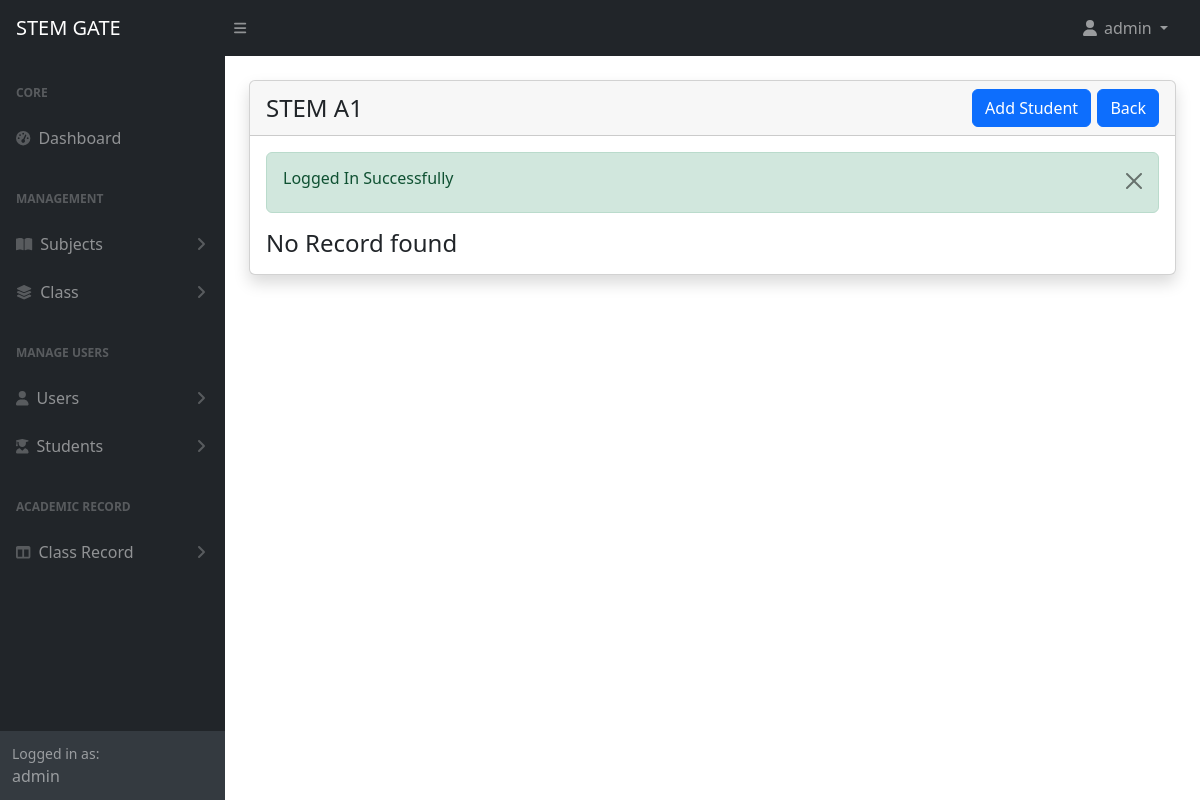
The app's page /admin/grades.php?id=21&name=STEM+A1 (signed in), older data.
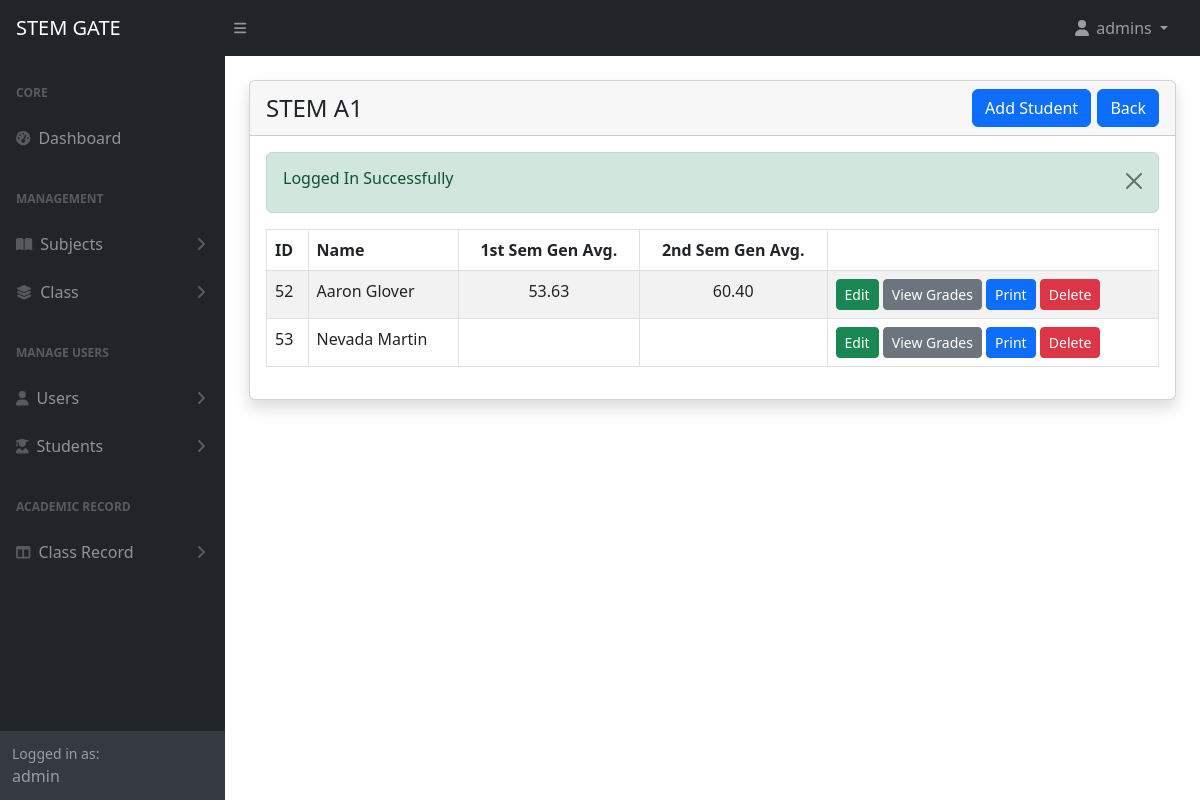
The same page, newer data.
### tables this page shows
CREATE TABLE `grades` (
  `id` int(11) NOT NULL,
  `student_id` int(11) NOT NULL,
  `record_id` int(11) NOT NULL,
  `grades` longtext NOT NULL CHECK (json_valid(`grades`)),
  `gen_avg_first` varchar(191) DEFAULT NULL,
  `gen_avg_second` varchar(191) DEFAULT NULL,
  `created_at` date NOT NULL DEFAULT current_timestamp()
);

CREATE TABLE `students` (
  `id` int(11) NOT NULL,
  `name` varchar(191) NOT NULL,
  `age` varchar(191) DEFAULT NULL,
  `gender` varchar(50) DEFAULT NULL,
  `lrn` varchar(191) DEFAULT NULL,
  `created_at` date NOT NULL DEFAULT current_timestamp()
);

### admin/grades.php (the view, shortened to what this page needs)
<?php include('includes/header.php') ?>
<div class="container-fluid px-4">
    <div class="card mt-4 shadow">
        <div class="card-header">
            <?php if (isset($_GET['name']) && isset($_GET['id'])) : ?>
                <h4 class="mb-0 d-flex justify-content-between align-items-center">
                    <?= htmlspecialchars($_GET['name']) ?>
                    <div>
                        <a href="grades-create.php?id=<?= $_GET['id'] ?>&name=<?= urlencode($_GET['name']) ?>" class="btn btn-primary">Add Student</a>
                        <a href="class-record.php" class="btn btn-primary mr-2">Back</a>
                    </div>
                </h4>
            <?php endif; ?>
        </div>
        <div class="card-body">
            <?php alertMessage(); ?>
            <?php
            $parmValue = checkParamId('id');
            $current_url = urlencode($_SERVER['REQUEST_URI']);
            $subjects = getGrades('grades', $parmValue);
            if (mysqli_num_rows($subjects) > 0) {
            ?>
                <div class="table-responsive">
                    <table class="table table-striped table-bordered" id="subjects_table">
                        <thead>
                            <tr>
                                <th>ID</th>
                                <th>Name</th>
                                <th class="text-center">1st Sem Gen Avg.</th>
                                <th class="text-center">2nd Sem Gen Avg.</th>
                                <th></th>
                            </tr>
                        </thead>
                        <tbody>
                            <?php foreach ($subjects as  $item) : ?>
                                <tr>
                                    <td><?= $item['id'] ?></td>
                                    <td><?= getName('students', $item['student_id']) ?></td>
                                    <td class="text-center"><?= $item['gen_avg_first'] ?></td>
                                    <td class="text-center"><?= $item['gen_avg_second'] ?></td>
                                    <td>
                                        <a href="grades-edit.php?id=<?= $item['id']; ?>&class-id=<?= urlencode($_GET['id']) ?>&name=<?= urlencode($_GET['name']) ?>" class="btn btn-success btn-sm">Edit</a>
                                        <a href="grades-view.php?id=<?= $item['id']; ?>" class="btn btn-secondary btn-sm" target="_blank">View Grades</a>
                                        <a href="grades-print.php?id=<?= $item['id']; ?>" class="btn btn-primary btn-sm">Print</a>
                                        <a href="grades-delete.php?id=<?= $item['id']; ?>&return_url=<?= $current_url; ?>" class="btn btn-danger btn-sm" onclick="return confirm('Are you sure you want to delete this data?')">Delete</a>
                                    </td>
                                </tr>
                            <?php endforeach; ?>
                        </tbody>
                    </table>
                </div>
            <?php
            } else {
            ?>
                <h4 class="mb-0">No Record found</h4>
            <?php
            }
            ?>
        </div>
    </div>
</div>
<?php include('includes/footer.php') ?>

### admin/includes/navbar.php (shortened to what this page needs)
<nav class="sb-topnav navbar navbar-expand navbar-dark bg-dark">
    <a class="navbar-brand ps-3" href="index.html">STEM GATE</a>
    <button class="btn btn-link btn-sm order-1 order-lg-0 me-4 me-lg-0" id="sidebarToggle" href="#!"><i class="fas fa-bars"></i></button>
    <ul class="navbar-nav ms-auto ms-md-0 me-3 me-lg-4">
        <li class="nav-item dropdown">
            <a class="nav-link dropdown-toggle" id="navbarDropdown" href="#" role="button" data-bs-toggle="dropdown" aria-expanded="false"><i class="fas fa-user fa-fw"></i>
                <?= $_SESSION['loggedInUser']['name']; ?>
            </a>
        </li>
    </ul>
</nav>

### config/function.php (shortened to what this page needs)
<?php
require 'dbcon.php';
function validate($inputData)
{
    global $conn;
    $validatedData = mysqli_real_escape_string($conn, $inputData);
    return trim($validatedData);
}
function alertMessage()
{
    if (isset($_SESSION['status'])) {
        echo '<div class="alert alert-success alert-dismissible fade show" role="alert">
            <h6>' . $_SESSION['status'] . '</h6>
            <button type="button" class="btn btn-close" data-bs-dismiss="alert" aria-label="Close"></button>
        </div>';
    }
}
function checkParamId($type)
{
    if (isset($_GET[$type])) {
        if ($_GET[$type] != '') {
            return $_GET[$type];
        } else {
            return '<h5>No Id Found</h5>';
        }
    } else {
        return '<h5>No Id Given</h5>';
    }
}
function getName($table, $id)
{
    global $conn;
    $query = "SELECT name FROM $table WHERE id='$id'";
    $result = mysqli_query($conn, $query);
    $row = mysqli_fetch_assoc($result);
    if ($row) {
        echo $row['name'];
    } else {
        echo "No data found";
    }
}
function getGrades($tableName, $id)
{
    global $conn;
    $table = validate($tableName);
    $query = "SELECT * FROM $table WHERE record_id='$id'";
    return mysqli_query($conn, $query);
}

Row changes from the older to the newer data that the page shows:
added grades: id "52", student.name "Aaron Glover", gen_avg_first "53.63", gen_avg_second "60.40"
added grades: id "53", student.name "Nevada Martin"
Text that changed along with them:
$_SESSION['loggedInUser']['name']: "admin" → "admins"
text no longer shown: "No Record found"
text now shown: "ID Name 1st Sem Gen Avg. 2nd Sem Gen Avg."
